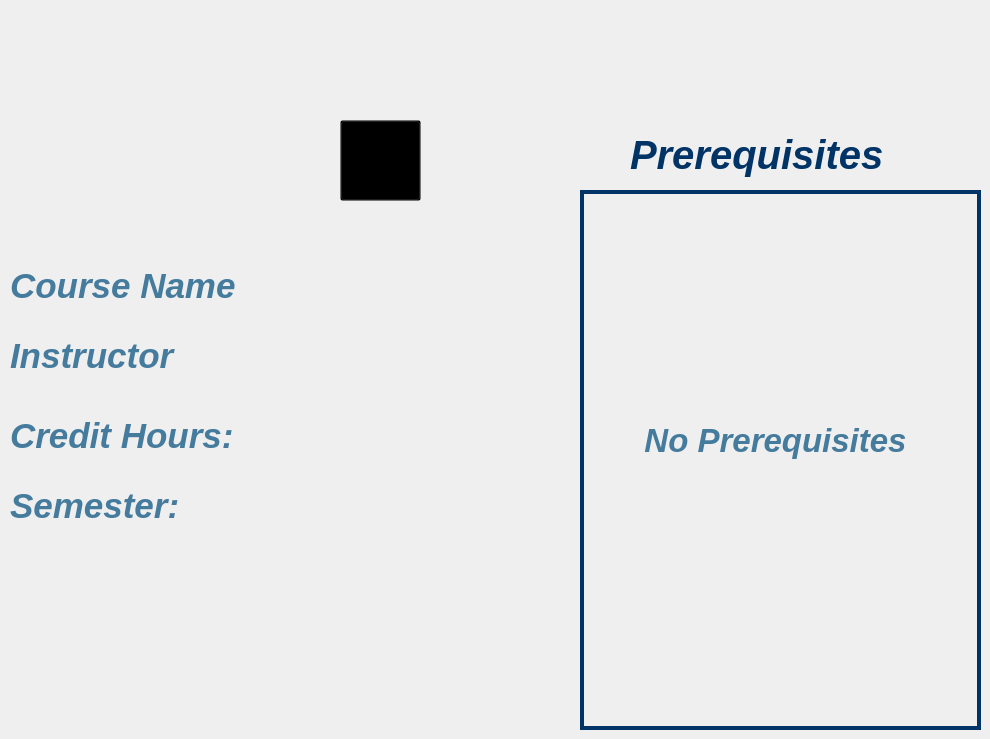
    <widget class="QWidget" name="view_pre_page">
     <property name="styleSheet">
      <string notr="true">background-image: url(:/images/images/Desktop3.png);</string>
     </property>
     <widget class="QLabel" name="instructor_txt_3">
      <property name="enabled">
       <bool>true</bool>
      </property>
      <property name="geometry">
       <rect>
        <x>10</x>
        <y>330</y>
        <width>371</width>
        <height>51</height>
       </rect>
      </property>
      <property name="font">
       <font>
        <family>Arial</family>
        <pointsize>26</pointsize>
        <italic>true</italic>
        <bold>true</bold>
       </font>
      </property>
      <property name="styleSheet">
       <string notr="true">background:transparent;
color:#457B9D;</string>
      </property>
      <property name="text">
       <string>Instructor</string>
      </property>
      <property name="alignment">
       <set>Qt::AlignmentFlag::AlignLeading|Qt::AlignmentFlag::AlignLeft|Qt::AlignmentFlag::AlignVCenter</set>
      </property>
     </widget>
     <widget class="QLabel" name="no_prerequisites_lbl_3">
      <property name="enabled">
       <bool>true</bool>
      </property>
      <property name="geometry">
       <rect>
        <x>600</x>
        <y>410</y>
        <width>351</width>
        <height>61</height>
       </rect>
      </property>
      <property name="font">
       <font>
        <family>Arial</family>
        <pointsize>25</pointsize>
        <italic>true</italic>
        <bold>true</bold>
       </font>
      </property>
      <property name="styleSheet">
       <string notr="true">background:transparent;
color:#457B9D;</string>
      </property>
      <property name="text">
       <string>No Prerequisites</string>
      </property>
      <property name="alignment">
       <set>Qt::AlignmentFlag::AlignCenter</set>
      </property>
     </widget>
     <widget class="QPushButton" name="back_btn_viewpre">
      <property name="geometry">
       <rect>
        <x>340</x>
        <y>120</y>
        <width>81</width>
        <height>81</height>
       </rect>
      </property>
      <property name="cursor">
       <cursorShape>PointingHandCursor</cursorShape>
      </property>
      <property name="styleSheet">
       <string notr="true">background:transparent;</string>
      </property>
      <property name="text">
       <string/>
      </property>
     </widget>
     <widget class="QLabel" name="back_pic_viewpre">
      <property name="geometry">
       <rect>
        <x>340</x>
        <y>120</y>
        <width>81</width>
        <height>81</height>
       </rect>
      </property>
      <property name="styleSheet">
       <string notr="true">background:transparent;</string>
      </property>
      <property name="text">
       <string/>
      </property>
     </widget>
     <widget class="QLabel" name="Prerequisites_txt_3">
      <property name="enabled">
       <bool>true</bool>
      </property>
      <property name="geometry">
       <rect>
        <x>630</x>
        <y>130</y>
        <width>321</width>
        <height>49</height>
       </rect>
      </property>
      <property name="sizePolicy">
       <sizepolicy hsizetype="Expanding" vsizetype="Expanding">
        <horstretch>0</horstretch>
        <verstretch>0</verstretch>
       </sizepolicy>
      </property>
      <property name="font">
       <font>
        <family>Arial</family>
        <pointsize>30</pointsize>
        <italic>true</italic>
        <bold>true</bold>
       </font>
      </property>
      <property name="styleSheet">
       <string notr="true">background:transparent;
color:#003366;</string>
      </property>
      <property name="text">
       <string>Prerequisites</string>
      </property>
      <property name="textInteractionFlags">
       <set>Qt::TextInteractionFlag::NoTextInteraction</set>
      </property>
     </widget>
     <widget class="QLabel" name="credit_Hours_txt_3">
      <property name="enabled">
       <bool>true</bool>
      </property>
      <property name="geometry">
       <rect>
        <x>10</x>
        <y>410</y>
        <width>371</width>
        <height>51</height>
       </rect>
      </property>
      <property name="font">
       <font>
        <family>Arial</family>
        <pointsize>26</pointsize>
        <italic>true</italic>
        <bold>true</bold>
       </font>
      </property>
      <property name="styleSheet">
       <string notr="true">background:transparent;
color:#457B9D;</string>
      </property>
      <property name="text">
       <string>Credit Hours:</string>
      </property>
      <property name="alignment">
       <set>Qt::AlignmentFlag::AlignLeading|Qt::AlignmentFlag::AlignLeft|Qt::AlignmentFlag::AlignVCenter</set>
      </property>
     </widget>
     <widget class="QTableView" name="prerequisites_table_3">
      <property name="geometry">
       <rect>
        <x>580</x>
        <y>190</y>
        <width>401</width>
        <height>540</height>
       </rect>
      </property>
      <property name="sizePolicy">
       <sizepolicy hsizetype="Expanding" vsizetype="Expanding">
        <horstretch>0</horstretch>
        <verstretch>0</verstretch>
       </sizepolicy>
      </property>
      <property name="font">
       <font>
        <family>Arial</family>
        <pointsize>15</pointsize>
        <bold>true</bold>
       </font>
      </property>
      <property name="cursor" stdset="0">
       <cursorShape>ArrowCursor</cursorShape>
      </property>
      <property name="styleSheet">
       <string notr="true">QTableView{
background: transparent;
gridline-color: rgb(0, 51, 102);
border: 4px solid #003366 ;
color: #457B9D;
}
QHeaderView::section {
	font: 700 16pt &quot;Arial&quot;;
	background-color:  #003366;
    color:  white; 
}
QScrollBar:vertical {
    background: #457B9D;
    width: 10px;
}

QScrollBar:horizontal {
    background: #457B9D; 
    height: 10px; 
}
QScrollBar::handle:vertical, QScrollBar::handle:horizontal {
    background:  #003366; 
    border-radius: 6px;
}



</string>
      </property>
      <property name="editTriggers">
       <set>QAbstractItemView::EditTrigger::NoEditTriggers</set>
      </property>
      <property name="selectionMode">
       <enum>QAbstractItemView::SelectionMode::SingleSelection</enum>
      </property>
      <property name="selectionBehavior">
       <enum>QAbstractItemView::SelectionBehavior::SelectRows</enum>
      </property>
     </widget>
     <widget class="QLabel" name="crs_name_txt_3">
      <property name="enabled">
       <bool>true</bool>
      </property>
      <property name="geometry">
       <rect>
        <x>10</x>
        <y>260</y>
        <width>371</width>
        <height>51</height>
       </rect>
      </property>
      <property name="font">
       <font>
        <family>Arial</family>
        <pointsize>26</pointsize>
        <italic>true</italic>
        <bold>true</bold>
       </font>
      </property>
      <property name="styleSheet">
       <string notr="true">background:transparent;
color:#457B9D;</string>
      </property>
      <property name="text">
       <string>Course Name</string>
      </property>
      <property name="alignment">
       <set>Qt::AlignmentFlag::AlignLeading|Qt::AlignmentFlag::AlignLeft|Qt::AlignmentFlag::AlignVCenter</set>
      </property>
     </widget>
     <widget class="QLabel" name="semester_txt_3">
      <property name="enabled">
       <bool>true</bool>
      </property>
      <property name="geometry">
       <rect>
        <x>10</x>
        <y>480</y>
        <width>371</width>
        <height>51</height>
       </rect>
      </property>
      <property name="font">
       <font>
        <family>Arial</family>
        <pointsize>26</pointsize>
        <italic>true</italic>
        <bold>true</bold>
       </font>
      </property>
      <property name="styleSheet">
       <string notr="true">background:transparent;
color:#457B9D;</string>
      </property>
      <property name="text">
       <string>Semester:</string>
      </property>
      <property name="alignment">
       <set>Qt::AlignmentFlag::AlignLeading|Qt::AlignmentFlag::AlignLeft|Qt::AlignmentFlag::AlignVCenter</set>
      </property>
     </widget>
     <zorder>no_prerequisites_lbl_3</zorder>
     <zorder>back_pic_viewpre</zorder>
     <zorder>instructor_txt_3</zorder>
     <zorder>Prerequisites_txt_3</zorder>
     <zorder>credit_Hours_txt_3</zorder>
     <zorder>prerequisites_table_3</zorder>
     <zorder>crs_name_txt_3</zorder>
     <zorder>semester_txt_3</zorder>
     <zorder>back_btn_viewpre</zorder>
    </widget>
